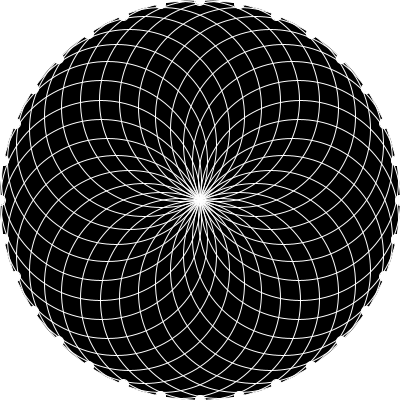
Frame 1 (no input)
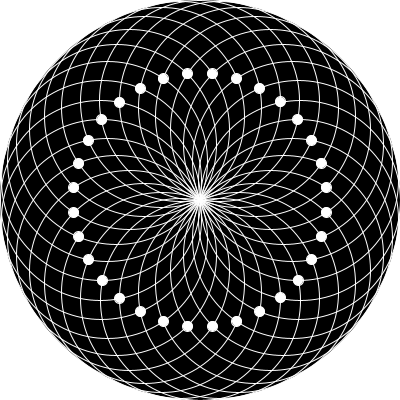
Frame 60 (the mouse pressed at the canvas centre just before this capture)
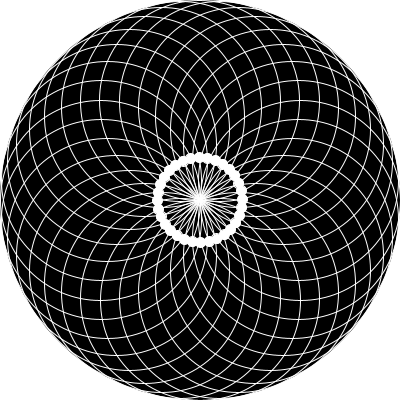
Frame 120 (the mouse held since frame 60 and released just before this capture)

The Processing sketch that drew these frames (run headless with seeded random() and noise(); from frame 60 on, the mouse is pressed at the canvas centre):

// Processing sketch: processing_107294
// ── processing_107294.pde

int steps = 32;
Orbiter[] Orb = new Orbiter[steps]; // float tmpX, float tmpY, float tmpOff, float tmpDiam
float r = 0;
float rad, off;

void setup() {
  float x, y;
  size(400, 400);
  background(0);
  stroke(255);
  rad = width/4;

  for (int i = 0; i < steps; i++) {
    x = width/2 + sin(r) * rad;
    y = height/2 + cos(r) * rad;
    fill(255);
    noStroke();
    Orb[i]= new Orbiter(x, y, r, width/2);    
    r += PI/(steps/2);
  }
}


void draw() {
  fill(255);
  noStroke();
  rect(0, 0, width, height);
  fill(0);
  ellipse(width/2, height/2, width, height);
  for (int i = 0; i < steps; i ++) {
    Orb[i].display();
  }
}

class Orbiter {
  float diam, offset, x, y, xpos, ypos;
  float theta = 0.0;

  Orbiter(float tmpX, float tmpY, float tmpOff, float tmpDiam) {
    offset = tmpOff;
    diam = tmpDiam;
    xpos = tmpX;
    ypos = tmpY;
  }

  void display() {
    noFill();
    stroke(255);
    ellipse(xpos, ypos, diam, diam);
    fill(255);
    x = xpos + sin(theta+offset)* diam/2;
    y = ypos + cos(theta+offset)* diam/2;
    ellipse(x, y, 10, 10);

    theta += 0.03;
  }
}
